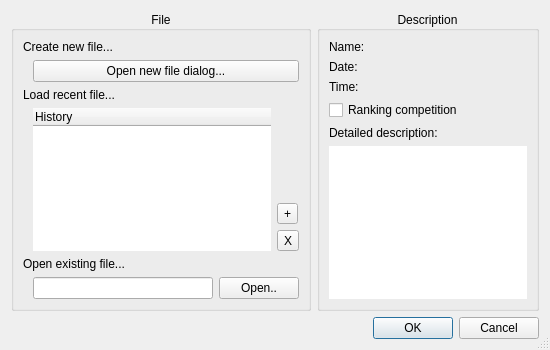
<?xml version="1.0" encoding="UTF-8"?>
<ui version="4.0">
 <class>OpenDialog</class>
 <widget class="QDialog" name="OpenDialog">
  <property name="windowModality">
   <enum>Qt::ApplicationModal</enum>
  </property>
  <property name="geometry">
   <rect>
    <x>0</x>
    <y>0</y>
    <width>550</width>
    <height>350</height>
   </rect>
  </property>
  <property name="minimumSize">
   <size>
    <width>550</width>
    <height>350</height>
   </size>
  </property>
  <property name="windowTitle">
   <string>Open competition</string>
  </property>
  <property name="windowIcon">
   <iconset resource="../ressources.qrc">
    <normaloff>:/ui/icons/images/icons/up_folder_64.png</normaloff>:/ui/icons/images/icons/up_folder_64.png</iconset>
  </property>
  <property name="sizeGripEnabled">
   <bool>true</bool>
  </property>
  <property name="modal">
   <bool>true</bool>
  </property>
  <layout class="QVBoxLayout" name="verticalLayout">
   <item>
    <layout class="QHBoxLayout" name="horizontalLayout">
     <item>
      <widget class="QGroupBox" name="groupBox">
       <property name="minimumSize">
        <size>
         <width>300</width>
         <height>0</height>
        </size>
       </property>
       <property name="title">
        <string>File</string>
       </property>
       <property name="alignment">
        <set>Qt::AlignCenter</set>
       </property>
       <layout class="QVBoxLayout" name="verticalLayout_2">
        <item>
         <widget class="QLabel" name="label_3">
          <property name="text">
           <string>Create new file...</string>
          </property>
         </widget>
        </item>
        <item>
         <layout class="QHBoxLayout" name="horizontalLayout_5">
          <item>
           <spacer name="horizontalSpacer_3">
            <property name="orientation">
             <enum>Qt::Horizontal</enum>
            </property>
            <property name="sizeType">
             <enum>QSizePolicy::Fixed</enum>
            </property>
            <property name="sizeHint" stdset="0">
             <size>
              <width>10</width>
              <height>20</height>
             </size>
            </property>
           </spacer>
          </item>
          <item>
           <widget class="QPushButton" name="createNewBtn">
            <property name="minimumSize">
             <size>
              <width>215</width>
              <height>0</height>
             </size>
            </property>
            <property name="text">
             <string>Open new file dialog...</string>
            </property>
            <property name="icon">
             <iconset resource="../ressources.qrc">
              <normaloff>:/ui/icons/images/icons/new_document_64.png</normaloff>
              <normalon>:/ui/icons/images/icons/new_document_64_h.png</normalon>:/ui/icons/images/icons/new_document_64.png</iconset>
            </property>
           </widget>
          </item>
         </layout>
        </item>
        <item>
         <widget class="QLabel" name="label_2">
          <property name="text">
           <string>Load recent file...</string>
          </property>
         </widget>
        </item>
        <item>
         <layout class="QHBoxLayout" name="horizontalLayout_4">
          <item>
           <spacer name="horizontalSpacer_2">
            <property name="orientation">
             <enum>Qt::Horizontal</enum>
            </property>
            <property name="sizeType">
             <enum>QSizePolicy::Fixed</enum>
            </property>
            <property name="sizeHint" stdset="0">
             <size>
              <width>10</width>
              <height>20</height>
             </size>
            </property>
           </spacer>
          </item>
          <item>
           <widget class="QTreeWidget" name="historyWidget">
            <property name="frameShape">
             <enum>QFrame::NoFrame</enum>
            </property>
            <property name="selectionBehavior">
             <enum>QAbstractItemView::SelectItems</enum>
            </property>
            <property name="rootIsDecorated">
             <bool>true</bool>
            </property>
            <attribute name="headerVisible">
             <bool>true</bool>
            </attribute>
            <attribute name="headerVisible">
             <bool>true</bool>
            </attribute>
            <column>
             <property name="text">
              <string>History</string>
             </property>
            </column>
           </widget>
          </item>
          <item>
           <layout class="QVBoxLayout" name="verticalLayout_4">
            <item>
             <spacer name="verticalSpacer">
              <property name="orientation">
               <enum>Qt::Vertical</enum>
              </property>
              <property name="sizeHint" stdset="0">
               <size>
                <width>20</width>
                <height>40</height>
               </size>
              </property>
             </spacer>
            </item>
            <item>
             <widget class="QToolButton" name="open">
              <property name="text">
               <string>+</string>
              </property>
              <property name="icon">
               <iconset resource="../ressources.qrc">
                <normaloff>:/ui/icons/images/icons/up_folder_64.png</normaloff>
                <normalon>:/ui/icons/images/icons/copy_to_folder_64_h.png</normalon>:/ui/icons/images/icons/up_folder_64.png</iconset>
              </property>
             </widget>
            </item>
            <item>
             <widget class="QToolButton" name="remove">
              <property name="text">
               <string>X</string>
              </property>
              <property name="icon">
               <iconset resource="../ressources.qrc">
                <normaloff>:/ui/icons/images/icons/delete_x_64.png</normaloff>:/ui/icons/images/icons/delete_x_64.png</iconset>
              </property>
             </widget>
            </item>
           </layout>
          </item>
         </layout>
        </item>
        <item>
         <widget class="QLabel" name="label">
          <property name="maximumSize">
           <size>
            <width>16777215</width>
            <height>15</height>
           </size>
          </property>
          <property name="text">
           <string>Open existing file...</string>
          </property>
         </widget>
        </item>
        <item>
         <layout class="QHBoxLayout" name="horizontalLayout_3">
          <item>
           <spacer name="horizontalSpacer">
            <property name="orientation">
             <enum>Qt::Horizontal</enum>
            </property>
            <property name="sizeType">
             <enum>QSizePolicy::Fixed</enum>
            </property>
            <property name="sizeHint" stdset="0">
             <size>
              <width>10</width>
              <height>20</height>
             </size>
            </property>
           </spacer>
          </item>
          <item>
           <widget class="QLineEdit" name="openLineEdit"/>
          </item>
          <item>
           <widget class="QPushButton" name="openBtn">
            <property name="text">
             <string>Open..</string>
            </property>
            <property name="icon">
             <iconset resource="../ressources.qrc">
              <normaloff>:/ui/icons/images/icons/up_folder_64.png</normaloff>
              <normalon>:/ui/icons/images/icons/copy_to_folder_64_h.png</normalon>:/ui/icons/images/icons/up_folder_64.png</iconset>
            </property>
           </widget>
          </item>
         </layout>
        </item>
       </layout>
      </widget>
     </item>
     <item>
      <widget class="QGroupBox" name="groupBox_2">
       <property name="minimumSize">
        <size>
         <width>200</width>
         <height>0</height>
        </size>
       </property>
       <property name="title">
        <string>Description</string>
       </property>
       <property name="alignment">
        <set>Qt::AlignCenter</set>
       </property>
       <property name="flat">
        <bool>false</bool>
       </property>
       <property name="checkable">
        <bool>false</bool>
       </property>
       <layout class="QVBoxLayout" name="verticalLayout_5">
        <item>
         <layout class="QHBoxLayout" name="horizontalLayout_2">
          <item>
           <widget class="QLabel" name="nameLabel">
            <property name="minimumSize">
             <size>
              <width>70</width>
              <height>0</height>
             </size>
            </property>
            <property name="text">
             <string>Name:</string>
            </property>
           </widget>
          </item>
          <item>
           <widget class="QLabel" name="name">
            <property name="minimumSize">
             <size>
              <width>100</width>
              <height>0</height>
             </size>
            </property>
            <property name="text">
             <string/>
            </property>
           </widget>
          </item>
         </layout>
        </item>
        <item>
         <layout class="QHBoxLayout" name="horizontalLayout_7">
          <item>
           <widget class="QLabel" name="dateLabel">
            <property name="minimumSize">
             <size>
              <width>70</width>
              <height>0</height>
             </size>
            </property>
            <property name="text">
             <string>Date:</string>
            </property>
           </widget>
          </item>
          <item>
           <widget class="QLabel" name="date">
            <property name="minimumSize">
             <size>
              <width>100</width>
              <height>0</height>
             </size>
            </property>
            <property name="text">
             <string/>
            </property>
           </widget>
          </item>
         </layout>
        </item>
        <item>
         <layout class="QHBoxLayout" name="horizontalLayout_8">
          <item>
           <widget class="QLabel" name="timeLabel">
            <property name="minimumSize">
             <size>
              <width>70</width>
              <height>0</height>
             </size>
            </property>
            <property name="text">
             <string>Time:</string>
            </property>
           </widget>
          </item>
          <item>
           <widget class="QLabel" name="time">
            <property name="minimumSize">
             <size>
              <width>100</width>
              <height>0</height>
             </size>
            </property>
            <property name="text">
             <string/>
            </property>
           </widget>
          </item>
         </layout>
        </item>
        <item>
         <widget class="QCheckBox" name="isRLTBox">
          <property name="enabled">
           <bool>true</bool>
          </property>
          <property name="text">
           <string>Ranking competition</string>
          </property>
          <property name="checkable">
           <bool>true</bool>
          </property>
          <property name="tristate">
           <bool>false</bool>
          </property>
         </widget>
        </item>
        <item>
         <layout class="QVBoxLayout" name="verticalLayout_3">
          <item>
           <widget class="QLabel" name="descriptionLabel">
            <property name="minimumSize">
             <size>
              <width>70</width>
              <height>0</height>
             </size>
            </property>
            <property name="text">
             <string>Detailed description:</string>
            </property>
           </widget>
          </item>
          <item>
           <widget class="QTextBrowser" name="description">
            <property name="frameShape">
             <enum>QFrame::NoFrame</enum>
            </property>
            <property name="frameShadow">
             <enum>QFrame::Plain</enum>
            </property>
            <property name="lineWidth">
             <number>0</number>
            </property>
           </widget>
          </item>
         </layout>
        </item>
       </layout>
      </widget>
     </item>
    </layout>
   </item>
   <item>
    <widget class="QDialogButtonBox" name="buttonBox">
     <property name="orientation">
      <enum>Qt::Horizontal</enum>
     </property>
     <property name="standardButtons">
      <set>QDialogButtonBox::Cancel|QDialogButtonBox::Ok</set>
     </property>
    </widget>
   </item>
  </layout>
 </widget>
 <resources>
  <include location="../ressources.qrc"/>
 </resources>
 <connections>
  <connection>
   <sender>buttonBox</sender>
   <signal>accepted()</signal>
   <receiver>OpenDialog</receiver>
   <slot>accept()</slot>
   <hints>
    <hint type="sourcelabel">
     <x>236</x>
     <y>340</y>
    </hint>
    <hint type="destinationlabel">
     <x>157</x>
     <y>274</y>
    </hint>
   </hints>
  </connection>
  <connection>
   <sender>buttonBox</sender>
   <signal>rejected()</signal>
   <receiver>OpenDialog</receiver>
   <slot>reject()</slot>
   <hints>
    <hint type="sourcelabel">
     <x>304</x>
     <y>340</y>
    </hint>
    <hint type="destinationlabel">
     <x>286</x>
     <y>274</y>
    </hint>
   </hints>
  </connection>
  <connection>
   <sender>historyWidget</sender>
   <signal>doubleClicked(QModelIndex)</signal>
   <receiver>OpenDialog</receiver>
   <slot>accept()</slot>
   <hints>
    <hint type="sourcelabel">
     <x>63</x>
     <y>169</y>
    </hint>
    <hint type="destinationlabel">
     <x>8</x>
     <y>156</y>
    </hint>
   </hints>
  </connection>
  <connection>
   <sender>open</sender>
   <signal>clicked()</signal>
   <receiver>openBtn</receiver>
   <slot>click()</slot>
   <hints>
    <hint type="sourcelabel">
     <x>289</x>
     <y>199</y>
    </hint>
    <hint type="destinationlabel">
     <x>254</x>
     <y>280</y>
    </hint>
   </hints>
  </connection>
 </connections>
</ui>
